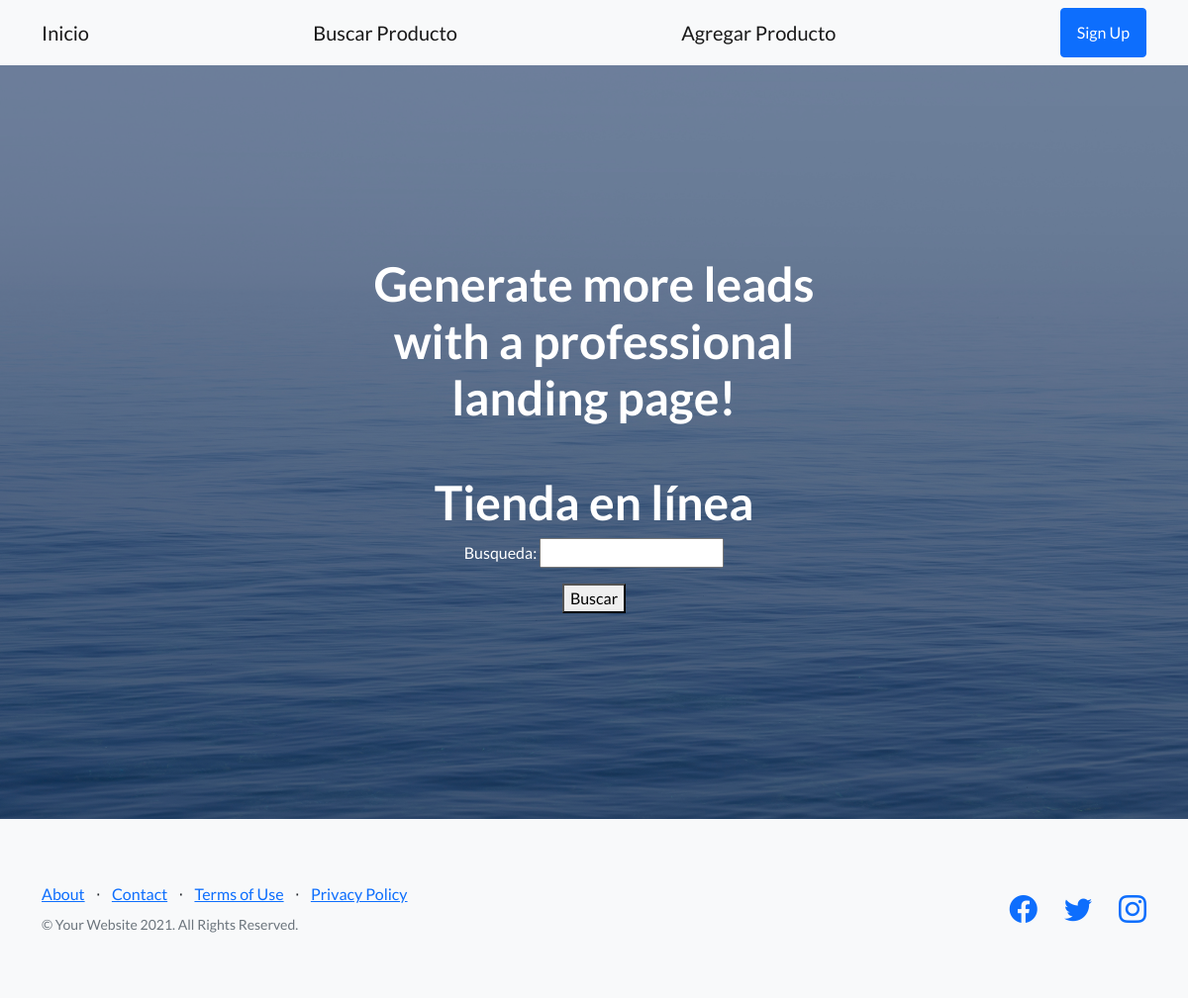
The app's page /, older data.
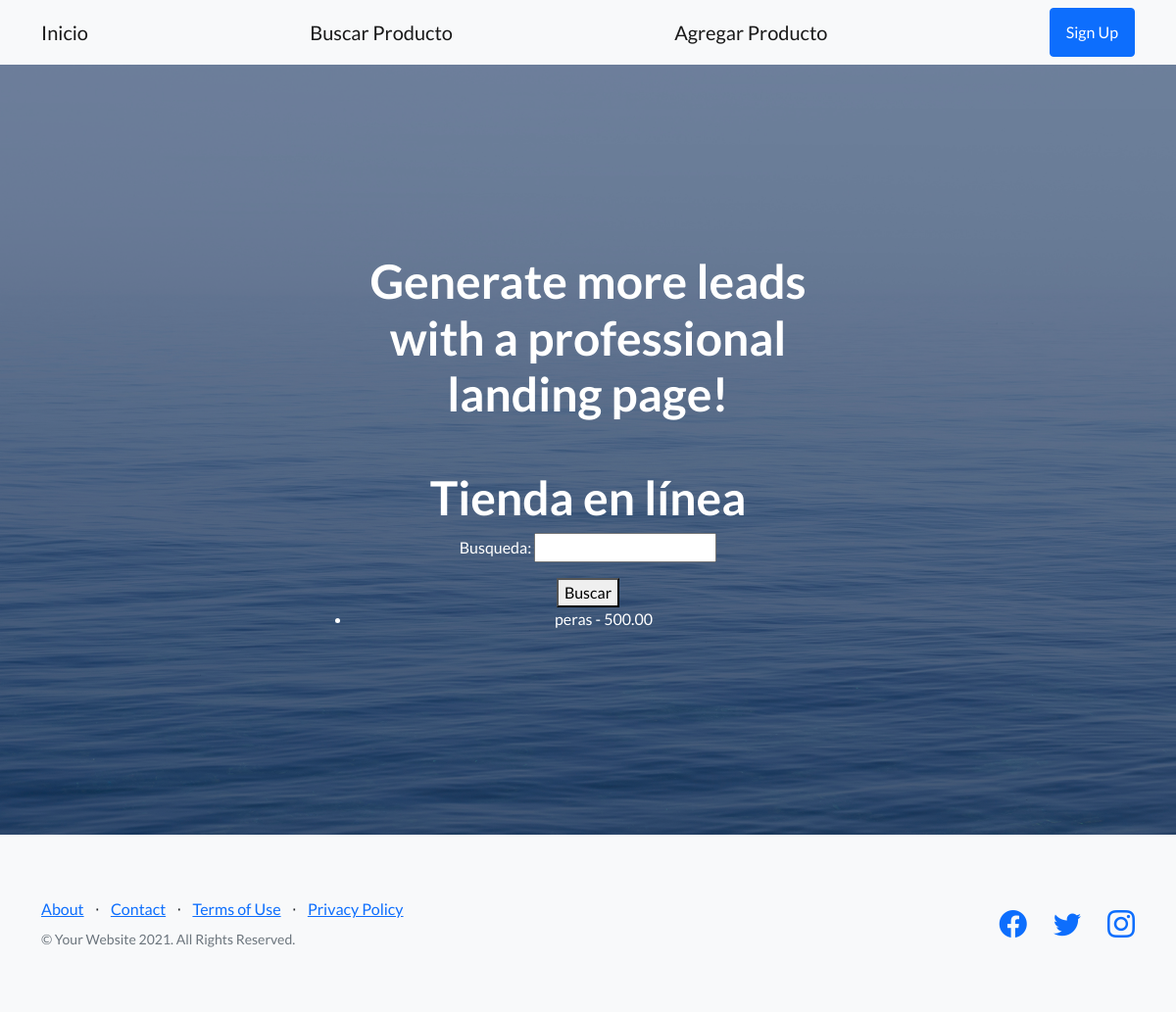
The same page, newer data.
### tienda/models.py (models this page shows, shortened)
class Producto(models.Model):
    nombre = models.CharField(max_length=100)
    descripcion = models.TextField()
    precio = models.DecimalField(max_digits=10, decimal_places=2)
    categoria = models.ForeignKey(Categoria, on_delete=models.CASCADE)

### tienda/views.py (the view)
# urls.py: path('', views.inicio, name='inicio'),
def inicio(request):
    productos = Producto.objects.all()
    form_busqueda = BusquedaForm()
    context = {'productos': productos, 'form_busqueda': form_busqueda}
    return render(request, 'inicio.html', context)

### tienda/forms.py
class BusquedaForm(forms.Form):
    busqueda = forms.CharField(max_length=100)

### tienda/templates/inicio.html (shortened to what this page needs)
{%extends "padre.html"%}
{% load static %}
{% block contenidoquecambia%}
<h1>Tienda en línea</h1>
<form method="post" action="{% url 'buscar' %}">
    {{ form_busqueda.as_p }}
    <button type="submit">Buscar</button>
</form>
<ul>
    {% for producto in productos %}
    <li>{{ producto.nombre }} - {{ producto.precio }}</li>
    {% endfor %}
</ul>
{%endblock%}

Row changes from the older to the newer data that the page shows:
added Producto: nombre "peras", precio "500.00"
